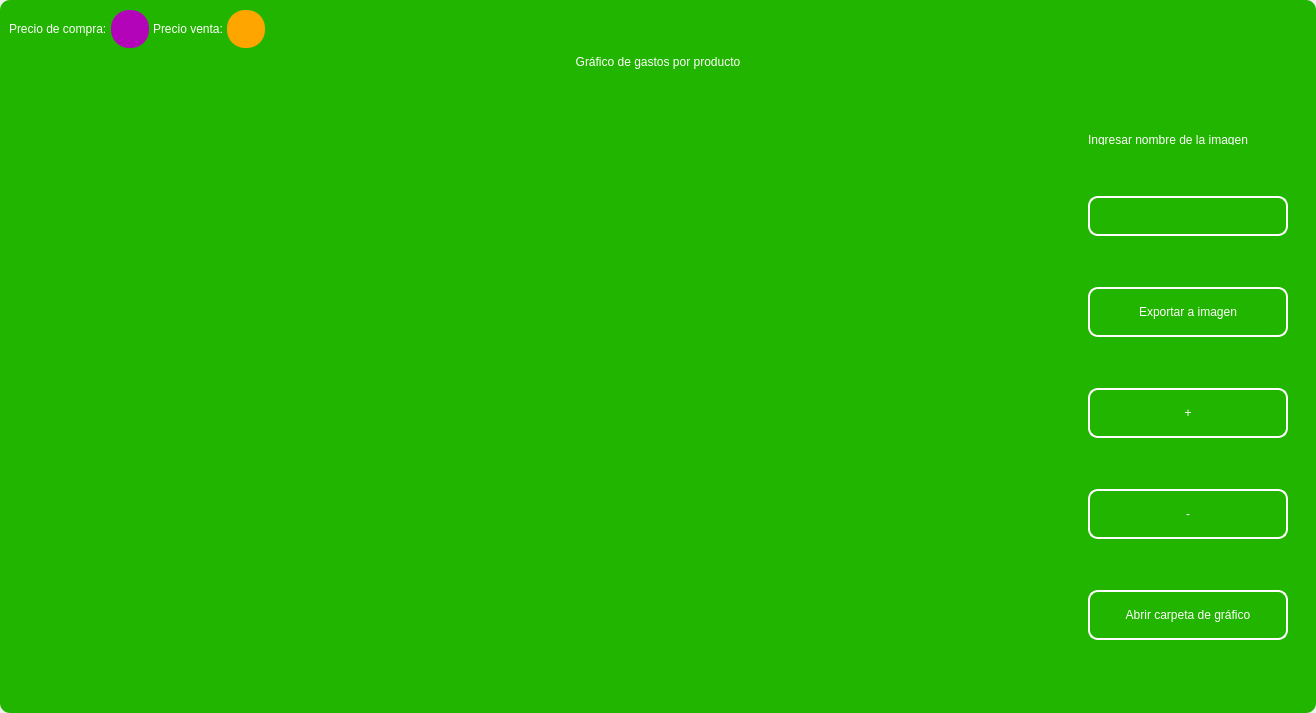
<?xml version="1.0" encoding="UTF-8"?>
<ui version="4.0">
 <class>MainWindow</class>
 <widget class="QMainWindow" name="MainWindow">
  <property name="geometry">
   <rect>
    <x>0</x>
    <y>0</y>
    <width>1316</width>
    <height>713</height>
   </rect>
  </property>
  <property name="windowTitle">
   <string>MainWindow</string>
  </property>
  <property name="styleSheet">
   <string notr="true"/>
  </property>
  <widget class="QWidget" name="centralwidget">
   <property name="styleSheet">
    <string notr="true"/>
   </property>
   <layout class="QVBoxLayout" name="verticalLayout">
    <property name="spacing">
     <number>0</number>
    </property>
    <property name="leftMargin">
     <number>0</number>
    </property>
    <property name="topMargin">
     <number>0</number>
    </property>
    <property name="rightMargin">
     <number>0</number>
    </property>
    <property name="bottomMargin">
     <number>0</number>
    </property>
    <item>
     <widget class="QFrame" name="frame">
      <property name="enabled">
       <bool>true</bool>
      </property>
      <property name="styleSheet">
       <string notr="true">
QFrame {
border-radius:10px;
background-color: rgb(33, 181, 0);
 }
</string>
      </property>
      <property name="frameShape">
       <enum>QFrame::StyledPanel</enum>
      </property>
      <property name="frameShadow">
       <enum>QFrame::Raised</enum>
      </property>
      <layout class="QVBoxLayout" name="verticalLayout_2">
       <item>
        <widget class="QFrame" name="frame_superior">
         <property name="minimumSize">
          <size>
           <width>0</width>
           <height>40</height>
          </size>
         </property>
         <property name="maximumSize">
          <size>
           <width>16777215</width>
           <height>40</height>
          </size>
         </property>
         <property name="styleSheet">
          <string notr="true">QPushButton{
border-radius:18px;
}

QPushButton:hover{
	background-color: rgb(0, 0, 0);
}
</string>
         </property>
         <property name="frameShape">
          <enum>QFrame::StyledPanel</enum>
         </property>
         <property name="frameShadow">
          <enum>QFrame::Raised</enum>
         </property>
         <layout class="QHBoxLayout" name="horizontalLayout_3">
          <property name="spacing">
           <number>4</number>
          </property>
          <property name="leftMargin">
           <number>0</number>
          </property>
          <property name="topMargin">
           <number>0</number>
          </property>
          <property name="rightMargin">
           <number>0</number>
          </property>
          <property name="bottomMargin">
           <number>0</number>
          </property>
          <item>
           <widget class="QLabel" name="label_3">
            <property name="styleSheet">
             <string notr="true">color: rgb(255, 255, 255);
font: 15pt &quot;MS Shell Dlg 2&quot;;</string>
            </property>
            <property name="text">
             <string>Precio de compra:</string>
            </property>
           </widget>
          </item>
          <item>
           <widget class="QPushButton" name="btn_exit_2">
            <property name="minimumSize">
             <size>
              <width>38</width>
              <height>38</height>
             </size>
            </property>
            <property name="maximumSize">
             <size>
              <width>38</width>
              <height>38</height>
             </size>
            </property>
            <property name="cursor">
             <cursorShape>ArrowCursor</cursorShape>
            </property>
            <property name="styleSheet">
             <string notr="true">background-color: #b304b9;</string>
            </property>
            <property name="text">
             <string/>
            </property>
            <property name="iconSize">
             <size>
              <width>35</width>
              <height>35</height>
             </size>
            </property>
           </widget>
          </item>
          <item>
           <widget class="QLabel" name="label_4">
            <property name="styleSheet">
             <string notr="true">color: rgb(255, 255, 255);
font: 15pt &quot;MS Shell Dlg 2&quot;;</string>
            </property>
            <property name="text">
             <string>Precio venta:</string>
            </property>
           </widget>
          </item>
          <item>
           <widget class="QPushButton" name="btn_exit_3">
            <property name="minimumSize">
             <size>
              <width>38</width>
              <height>38</height>
             </size>
            </property>
            <property name="maximumSize">
             <size>
              <width>38</width>
              <height>38</height>
             </size>
            </property>
            <property name="cursor">
             <cursorShape>ArrowCursor</cursorShape>
            </property>
            <property name="styleSheet">
             <string notr="true">background-color: #FFA500;</string>
            </property>
            <property name="text">
             <string/>
            </property>
            <property name="iconSize">
             <size>
              <width>35</width>
              <height>35</height>
             </size>
            </property>
           </widget>
          </item>
          <item>
           <spacer name="horizontalSpacer_2">
            <property name="orientation">
             <enum>Qt::Horizontal</enum>
            </property>
            <property name="sizeHint" stdset="0">
             <size>
              <width>443</width>
              <height>20</height>
             </size>
            </property>
           </spacer>
          </item>
          <item>
           <widget class="QPushButton" name="btn_exit">
            <property name="minimumSize">
             <size>
              <width>38</width>
              <height>38</height>
             </size>
            </property>
            <property name="maximumSize">
             <size>
              <width>38</width>
              <height>38</height>
             </size>
            </property>
            <property name="cursor">
             <cursorShape>PointingHandCursor</cursorShape>
            </property>
            <property name="text">
             <string/>
            </property>
            <property name="iconSize">
             <size>
              <width>35</width>
              <height>35</height>
             </size>
            </property>
           </widget>
          </item>
          <item>
           <widget class="QPushButton" name="bt_minimizar">
            <property name="minimumSize">
             <size>
              <width>38</width>
              <height>38</height>
             </size>
            </property>
            <property name="maximumSize">
             <size>
              <width>38</width>
              <height>38</height>
             </size>
            </property>
            <property name="cursor">
             <cursorShape>PointingHandCursor</cursorShape>
            </property>
            <property name="text">
             <string/>
            </property>
            <property name="icon">
             <iconset>
              <normaloff>image/minus.svg</normaloff>image/minus.svg</iconset>
            </property>
            <property name="iconSize">
             <size>
              <width>38</width>
              <height>38</height>
             </size>
            </property>
           </widget>
          </item>
          <item>
           <widget class="QPushButton" name="bt_maximizar">
            <property name="minimumSize">
             <size>
              <width>38</width>
              <height>38</height>
             </size>
            </property>
            <property name="maximumSize">
             <size>
              <width>38</width>
              <height>38</height>
             </size>
            </property>
            <property name="cursor">
             <cursorShape>PointingHandCursor</cursorShape>
            </property>
            <property name="text">
             <string/>
            </property>
            <property name="icon">
             <iconset>
              <normaloff>image/chevron-up.svg</normaloff>image/chevron-up.svg</iconset>
            </property>
            <property name="iconSize">
             <size>
              <width>38</width>
              <height>38</height>
             </size>
            </property>
           </widget>
          </item>
          <item>
           <widget class="QPushButton" name="bt_restaurar">
            <property name="minimumSize">
             <size>
              <width>38</width>
              <height>38</height>
             </size>
            </property>
            <property name="maximumSize">
             <size>
              <width>38</width>
              <height>38</height>
             </size>
            </property>
            <property name="cursor">
             <cursorShape>PointingHandCursor</cursorShape>
            </property>
            <property name="text">
             <string/>
            </property>
            <property name="icon">
             <iconset>
              <normaloff>image/chevron-down.svg</normaloff>image/chevron-down.svg</iconset>
            </property>
            <property name="iconSize">
             <size>
              <width>38</width>
              <height>38</height>
             </size>
            </property>
           </widget>
          </item>
          <item>
           <widget class="QPushButton" name="bt_cerrar">
            <property name="minimumSize">
             <size>
              <width>38</width>
              <height>38</height>
             </size>
            </property>
            <property name="maximumSize">
             <size>
              <width>38</width>
              <height>38</height>
             </size>
            </property>
            <property name="cursor">
             <cursorShape>PointingHandCursor</cursorShape>
            </property>
            <property name="text">
             <string/>
            </property>
            <property name="icon">
             <iconset>
              <normaloff>image/x.svg</normaloff>image/x.svg</iconset>
            </property>
            <property name="iconSize">
             <size>
              <width>38</width>
              <height>38</height>
             </size>
            </property>
           </widget>
          </item>
         </layout>
        </widget>
       </item>
       <item>
        <widget class="QLabel" name="label">
         <property name="styleSheet">
          <string notr="true">font: 30pt &quot;MS Shell Dlg 2&quot;;
color: rgb(255, 255, 255);</string>
         </property>
         <property name="text">
          <string>Gráfico de gastos por producto</string>
         </property>
         <property name="alignment">
          <set>Qt::AlignCenter</set>
         </property>
        </widget>
       </item>
       <item>
        <widget class="QFrame" name="frame_3">
         <property name="minimumSize">
          <size>
           <width>0</width>
           <height>0</height>
          </size>
         </property>
         <property name="frameShape">
          <enum>QFrame::StyledPanel</enum>
         </property>
         <property name="frameShadow">
          <enum>QFrame::Raised</enum>
         </property>
         <layout class="QHBoxLayout" name="horizontalLayout_4">
          <property name="leftMargin">
           <number>9</number>
          </property>
          <property name="topMargin">
           <number>9</number>
          </property>
          <property name="rightMargin">
           <number>9</number>
          </property>
          <item>
           <widget class="QGraphicsView" name="graphics_view">
            <property name="dragMode">
             <enum>QGraphicsView::NoDrag</enum>
            </property>
            <property name="transformationAnchor">
             <enum>QGraphicsView::NoAnchor</enum>
            </property>
           </widget>
          </item>
          <item>
           <layout class="QVBoxLayout" name="verticalLayout_4">
            <property name="spacing">
             <number>10</number>
            </property>
            <property name="sizeConstraint">
             <enum>QLayout::SetDefaultConstraint</enum>
            </property>
            <property name="leftMargin">
             <number>10</number>
            </property>
            <property name="topMargin">
             <number>10</number>
            </property>
            <property name="rightMargin">
             <number>10</number>
            </property>
            <property name="bottomMargin">
             <number>10</number>
            </property>
            <item>
             <widget class="QLabel" name="label_2">
              <property name="minimumSize">
               <size>
                <width>10</width>
                <height>10</height>
               </size>
              </property>
              <property name="maximumSize">
               <size>
                <width>500</width>
                <height>10</height>
               </size>
              </property>
              <property name="styleSheet">
               <string notr="true">color: rgb(255, 255, 255);
font: 10pt &quot;MS Shell Dlg 2&quot;;</string>
              </property>
              <property name="text">
               <string>Ingresar nombre de la imagen</string>
              </property>
             </widget>
            </item>
            <item>
             <widget class="QLineEdit" name="name_imagetxt">
              <property name="sizePolicy">
               <sizepolicy hsizetype="Fixed" vsizetype="Fixed">
                <horstretch>0</horstretch>
                <verstretch>0</verstretch>
               </sizepolicy>
              </property>
              <property name="minimumSize">
               <size>
                <width>200</width>
                <height>35</height>
               </size>
              </property>
              <property name="maximumSize">
               <size>
                <width>150</width>
                <height>40</height>
               </size>
              </property>
              <property name="styleSheet">
               <string notr="true">QLabel {
	color: rgb(255, 255, 254);
	font: 12pt &quot;Arial&quot;;
	background-color: rgba(0, 0, 0,0);
}

QTextEdit{
background-color: rgba(0, 0, 0,0);
border-radius:10px; 
font: 12pt &quot;Arial&quot;;
color: rgb(255, 255, 254);
border: 2px solid  rgb(255, 255, 255);

}

QTextEdit:hover{
background-color: rgba(0, 0, 0,0);
border-radius:10px; 
font: 12pt &quot;Arial&quot;;
border: 2px solid  rgb(120, 0, 171);
}

QTextEdit:focus{
background-color: rgb(0, 0, 0);
border-radius:10px; 
font: 12pt &quot;Arial&quot;;
border: 2px solid rgb(120, 0, 171);
}

QLineEdit{
background-color: rgba(0, 0, 0,0);
border-radius:10px; 
font: 12pt &quot;Arial&quot;;
color: rgb(255, 255, 254);
border: 2px solid  rgb(255, 255, 255);

}

QLineEdit:hover{
background-color: rgba(0, 0, 0,0);
border-radius:10px; 
font: 12pt &quot;Arial&quot;;
border: 2px solid  rgb(120, 0, 171);
}

QLineEdit:focus{
background-color: rgb(0, 0, 0);
border-radius:10px; 
font: 12pt &quot;Arial&quot;;
border: 2px solid rgb(120, 0, 171);
}

QCheckBox{
	font: 12pt &quot;Arial&quot;;
	color: rgb(255, 255, 255);
}

QCheckBox::indicator {
    width: 18px;
    height:18px;
}

QCheckBox::indicator:unchecked {
   background-image: url(image/square.svg);
}

QCheckBox::indicator:checked {
   background-image: url(image/check-square.svg);
}

QPushButton{
border-radius:10px; 
font: 12pt &quot;Arial&quot;;
color: rgb(255, 255, 254);
border: 2px solid #ffffff;
}

QPushButton:hover{
border-radius:10px; 
font: 12pt &quot;Arial&quot;;
color: rgb(255, 255, 255);
border: 2px solid rgb(120, 0, 171);
	background-color: rgb(120, 0, 171);
}
</string>
              </property>
              <property name="alignment">
               <set>Qt::AlignLeading|Qt::AlignLeft|Qt::AlignVCenter</set>
              </property>
             </widget>
            </item>
            <item>
             <widget class="QPushButton" name="btn_export_image">
              <property name="minimumSize">
               <size>
                <width>50</width>
                <height>40</height>
               </size>
              </property>
              <property name="maximumSize">
               <size>
                <width>300</width>
                <height>50</height>
               </size>
              </property>
              <property name="cursor">
               <cursorShape>PointingHandCursor</cursorShape>
              </property>
              <property name="styleSheet">
               <string notr="true">QPushButton{
border-radius:10px; 
font: 12pt &quot;Arial&quot;;
color: rgb(255, 255, 254);
border: 2px solid #ffffff;
}

QPushButton:hover{
border-radius:10px; 
font: 12pt &quot;Arial&quot;;
color: rgb(255, 255, 255);
border: 2px solid rgb(120, 0, 171);
	background-color: rgb(120, 0, 171);
}</string>
              </property>
              <property name="text">
               <string>Exportar a imagen</string>
              </property>
              <property name="iconSize">
               <size>
                <width>35</width>
                <height>35</height>
               </size>
              </property>
             </widget>
            </item>
            <item>
             <widget class="QPushButton" name="zoom_in_button">
              <property name="minimumSize">
               <size>
                <width>0</width>
                <height>40</height>
               </size>
              </property>
              <property name="maximumSize">
               <size>
                <width>300</width>
                <height>50</height>
               </size>
              </property>
              <property name="cursor">
               <cursorShape>PointingHandCursor</cursorShape>
              </property>
              <property name="styleSheet">
               <string notr="true">QPushButton{
border-radius:10px; 
font: 20pt &quot;Arial&quot;;
color: rgb(255, 255, 254);
border: 2px solid #ffffff;
}

QPushButton:hover{
border-radius:10px; 
font: 12pt &quot;Arial&quot;;
color: rgb(255, 255, 255);
border: 2px solid rgb(120, 0, 171);
	background-color: rgb(120, 0, 171);
}</string>
              </property>
              <property name="text">
               <string>+</string>
              </property>
              <property name="iconSize">
               <size>
                <width>35</width>
                <height>35</height>
               </size>
              </property>
             </widget>
            </item>
            <item>
             <widget class="QPushButton" name="zoom_out_button">
              <property name="minimumSize">
               <size>
                <width>0</width>
                <height>40</height>
               </size>
              </property>
              <property name="maximumSize">
               <size>
                <width>300</width>
                <height>50</height>
               </size>
              </property>
              <property name="cursor">
               <cursorShape>PointingHandCursor</cursorShape>
              </property>
              <property name="styleSheet">
               <string notr="true">QPushButton{
border-radius:10px; 
font: 20pt &quot;Arial&quot;;
color: rgb(255, 255, 254);
border: 2px solid #ffffff;
}

QPushButton:hover{
border-radius:10px; 
font: 12pt &quot;Arial&quot;;
color: rgb(255, 255, 255);
border: 2px solid rgb(120, 0, 171);
	background-color: rgb(120, 0, 171);
}</string>
              </property>
              <property name="text">
               <string>-</string>
              </property>
              <property name="iconSize">
               <size>
                <width>35</width>
                <height>35</height>
               </size>
              </property>
             </widget>
            </item>
            <item>
             <widget class="QPushButton" name="open_explore_file">
              <property name="minimumSize">
               <size>
                <width>0</width>
                <height>40</height>
               </size>
              </property>
              <property name="maximumSize">
               <size>
                <width>300</width>
                <height>50</height>
               </size>
              </property>
              <property name="cursor">
               <cursorShape>PointingHandCursor</cursorShape>
              </property>
              <property name="styleSheet">
               <string notr="true">QPushButton{
border-radius:10px; 
font: 12pt &quot;Arial&quot;;
color: rgb(255, 255, 254);
border: 2px solid #ffffff;
}

QPushButton:hover{
border-radius:10px; 
font: 12pt &quot;Arial&quot;;
color: rgb(255, 255, 255);
border: 2px solid rgb(120, 0, 171);
	background-color: rgb(120, 0, 171);
}</string>
              </property>
              <property name="text">
               <string>Abrir carpeta de gráfico</string>
              </property>
              <property name="iconSize">
               <size>
                <width>35</width>
                <height>35</height>
               </size>
              </property>
             </widget>
            </item>
           </layout>
          </item>
         </layout>
        </widget>
       </item>
      </layout>
     </widget>
    </item>
   </layout>
  </widget>
 </widget>
 <resources/>
 <connections/>
</ui>
